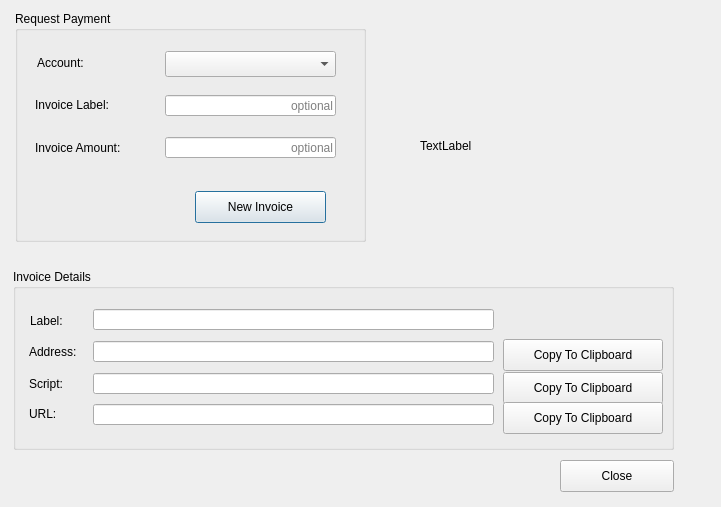
<?xml version="1.0" encoding="UTF-8"?>
<ui version="4.0">
 <class>RequestPaymentDialog</class>
 <widget class="QDialog" name="RequestPaymentDialog">
  <property name="geometry">
   <rect>
    <x>0</x>
    <y>0</y>
    <width>721</width>
    <height>507</height>
   </rect>
  </property>
  <property name="windowTitle">
   <string>Request Payment</string>
  </property>
  <widget class="QGroupBox" name="RequestPaymentBox">
   <property name="geometry">
    <rect>
     <x>15</x>
     <y>11</y>
     <width>351</width>
     <height>231</height>
    </rect>
   </property>
   <property name="title">
    <string>Request Payment</string>
   </property>
   <widget class="QLabel" name="accountLabel">
    <property name="geometry">
     <rect>
      <x>22</x>
      <y>44</y>
      <width>56</width>
      <height>16</height>
     </rect>
    </property>
    <property name="text">
     <string>Account:</string>
    </property>
   </widget>
   <widget class="QComboBox" name="accountComboBox">
    <property name="geometry">
     <rect>
      <x>150</x>
      <y>40</y>
      <width>171</width>
      <height>26</height>
     </rect>
    </property>
   </widget>
   <widget class="QLineEdit" name="invoiceLineEdit">
    <property name="geometry">
     <rect>
      <x>150</x>
      <y>84</y>
      <width>171</width>
      <height>21</height>
     </rect>
    </property>
    <property name="alignment">
     <set>Qt::AlignRight|Qt::AlignTrailing|Qt::AlignVCenter</set>
    </property>
    <property name="placeholderText">
     <string>optional</string>
    </property>
   </widget>
   <widget class="QLabel" name="invoiceLabelLabel">
    <property name="geometry">
     <rect>
      <x>20</x>
      <y>86</y>
      <width>86</width>
      <height>16</height>
     </rect>
    </property>
    <property name="text">
     <string>Invoice Label:</string>
    </property>
   </widget>
   <widget class="QLabel" name="invoiceLabelLabel_2">
    <property name="geometry">
     <rect>
      <x>20</x>
      <y>129</y>
      <width>103</width>
      <height>16</height>
     </rect>
    </property>
    <property name="text">
     <string>Invoice Amount:</string>
    </property>
   </widget>
   <widget class="QLineEdit" name="invoiceAmountLineEdit">
    <property name="geometry">
     <rect>
      <x>150</x>
      <y>126</y>
      <width>171</width>
      <height>21</height>
     </rect>
    </property>
    <property name="alignment">
     <set>Qt::AlignRight|Qt::AlignTrailing|Qt::AlignVCenter</set>
    </property>
    <property name="placeholderText">
     <string>optional</string>
    </property>
   </widget>
   <widget class="QPushButton" name="newInvoiceButton">
    <property name="geometry">
     <rect>
      <x>180</x>
      <y>180</y>
      <width>131</width>
      <height>32</height>
     </rect>
    </property>
    <property name="text">
     <string>New Invoice</string>
    </property>
   </widget>
  </widget>
  <widget class="QGroupBox" name="InvoiceDetailsBox">
   <property name="geometry">
    <rect>
     <x>13</x>
     <y>269</y>
     <width>661</width>
     <height>181</height>
    </rect>
   </property>
   <property name="title">
    <string>Invoice Details</string>
   </property>
   <widget class="QLabel" name="invoiceDetailsLabel_4">
    <property name="geometry">
     <rect>
      <x>16</x>
      <y>137</y>
      <width>29</width>
      <height>16</height>
     </rect>
    </property>
    <property name="text">
     <string>URL:</string>
    </property>
   </widget>
   <widget class="QLabel" name="invoiceDetailsLabel_3">
    <property name="geometry">
     <rect>
      <x>16</x>
      <y>107</y>
      <width>40</width>
      <height>16</height>
     </rect>
    </property>
    <property name="text">
     <string>Script:</string>
    </property>
   </widget>
   <widget class="QLabel" name="invoiceDetailsLabel_2">
    <property name="geometry">
     <rect>
      <x>16</x>
      <y>75</y>
      <width>56</width>
      <height>16</height>
     </rect>
    </property>
    <property name="text">
     <string>Address:</string>
    </property>
   </widget>
   <widget class="QLineEdit" name="invoiceDetailsLabelLineEdit">
    <property name="geometry">
     <rect>
      <x>80</x>
      <y>40</y>
      <width>401</width>
      <height>21</height>
     </rect>
    </property>
    <property name="alignment">
     <set>Qt::AlignRight|Qt::AlignTrailing|Qt::AlignVCenter</set>
    </property>
    <property name="readOnly">
     <bool>true</bool>
    </property>
   </widget>
   <widget class="QLabel" name="invoiceDetailsLabel">
    <property name="geometry">
     <rect>
      <x>17</x>
      <y>41</y>
      <width>38</width>
      <height>21</height>
     </rect>
    </property>
    <property name="text">
     <string>Label:</string>
    </property>
   </widget>
   <widget class="QLineEdit" name="invoiceDetailsUrlLineEdit">
    <property name="geometry">
     <rect>
      <x>80</x>
      <y>135</y>
      <width>401</width>
      <height>21</height>
     </rect>
    </property>
    <property name="maxLength">
     <number>32767</number>
    </property>
    <property name="frame">
     <bool>true</bool>
    </property>
    <property name="alignment">
     <set>Qt::AlignRight|Qt::AlignTrailing|Qt::AlignVCenter</set>
    </property>
    <property name="readOnly">
     <bool>true</bool>
    </property>
   </widget>
   <widget class="QLineEdit" name="invoiceDetailsScriptLineEdit">
    <property name="geometry">
     <rect>
      <x>80</x>
      <y>104</y>
      <width>401</width>
      <height>21</height>
     </rect>
    </property>
    <property name="alignment">
     <set>Qt::AlignRight|Qt::AlignTrailing|Qt::AlignVCenter</set>
    </property>
    <property name="readOnly">
     <bool>true</bool>
    </property>
   </widget>
   <widget class="QLineEdit" name="invoiceDetailsAddressLineEdit">
    <property name="geometry">
     <rect>
      <x>80</x>
      <y>72</y>
      <width>401</width>
      <height>21</height>
     </rect>
    </property>
    <property name="alignment">
     <set>Qt::AlignRight|Qt::AlignTrailing|Qt::AlignVCenter</set>
    </property>
    <property name="readOnly">
     <bool>true</bool>
    </property>
   </widget>
   <widget class="QPushButton" name="addressClipboardButton">
    <property name="geometry">
     <rect>
      <x>490</x>
      <y>70</y>
      <width>160</width>
      <height>32</height>
     </rect>
    </property>
    <property name="text">
     <string>Copy To Clipboard</string>
    </property>
   </widget>
   <widget class="QPushButton" name="scriptClipboardButton">
    <property name="geometry">
     <rect>
      <x>490</x>
      <y>103</y>
      <width>160</width>
      <height>32</height>
     </rect>
    </property>
    <property name="text">
     <string>Copy To Clipboard</string>
    </property>
   </widget>
   <widget class="QPushButton" name="urlClipboardButton">
    <property name="geometry">
     <rect>
      <x>490</x>
      <y>133</y>
      <width>160</width>
      <height>32</height>
     </rect>
    </property>
    <property name="text">
     <string>Copy To Clipboard</string>
    </property>
   </widget>
  </widget>
  <widget class="QPushButton" name="closeButton">
   <property name="geometry">
    <rect>
     <x>560</x>
     <y>460</y>
     <width>114</width>
     <height>32</height>
    </rect>
   </property>
   <property name="text">
    <string>Close</string>
   </property>
  </widget>
  <widget class="QLabel" name="qtLabel">
   <property name="geometry">
    <rect>
     <x>420</x>
     <y>30</y>
     <width>241</width>
     <height>231</height>
    </rect>
   </property>
   <property name="text">
    <string>TextLabel</string>
   </property>
  </widget>
 </widget>
 <resources/>
 <connections/>
</ui>
